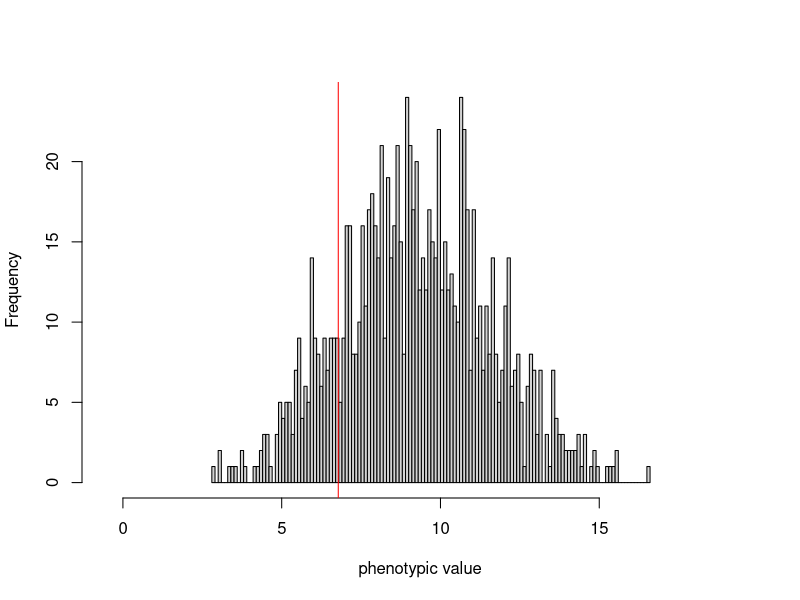

The R source for this figure:
## ---- chunk 1
set.seed(83942)
library(ggplot2)
library(dplyr)
library(stringr)
## ---- chunk 2
numloci<-10 #number of loci, feeblemindedness is a complex trait

eff<-rnorm(numloci,0,1) #effect size

numind<-1000 #number of individuals to sample

high<-2*sum(replace(eff,eff<0,0)) 
low<-2*sum(replace(eff,eff>0,0))

genomat <- matrix(NA, nrow = numind, ncol = numloci + 1) 

pheno_df <- data.frame(phenos = rep(NA, numind))

for(i in 1:numind){
   geno<-replicate(numloci,sum(sample(c(0,1),2,replace=T)))
   genomat[i, 1:10]<-geno
   genomat[i,11] <- geno %*% eff
   pheno_df$phenos[i] <- geno %*% eff
}
genomat
pheno_df
hist(pheno_df$phenos,breaks = 100, main = '',xlab='phenotypic value',xlim=c(low-0.5,high+0.5))
abline(v=(-3.651707), col='red')
abline(v=(6.781549), col='red')

sd <- sd(pheno_df$phenos)
sd

mean <- mean(pheno_df$phenos)
mean

genomat2 <- as.data.frame(genomat)

feeble <- genomat2 %>% #gives number of feeble minded individuals and phenotype
  filter(genomat2[,11] < (mean - 2*sd))
feeble
high_function <- genomat2 %>% #gives number of high functioning individuals and phenotype
  filter(genomat2[,11] > (mean + 2*sd))

normal <- pheno_df %>% #gives number of normal individuals and phenotype
  filter(genomat2[,11] < (mean + 2*sd), genomat2[,11] > (mean - 2*sd)) 
